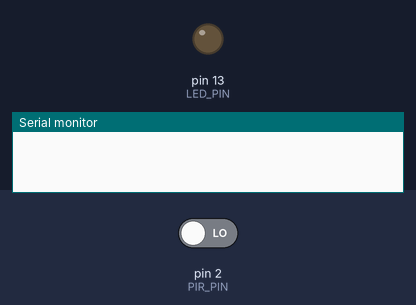
Recording of a sketch running on a simulated Arduino Uno, built with avr-gcc and run on an emulated ATmega328P. Shown: output pins drawn as LEDs (lit = HIGH), the last lines printed to the serial monitor. Inputs (shaded band) come from the test bench; at power-on: pin 2 (PIR_PIN) LOW.

Above: at 1.2 s.
1.3 s: pin 2 (PIR_PIN) driven HIGH
At 2.5 s:
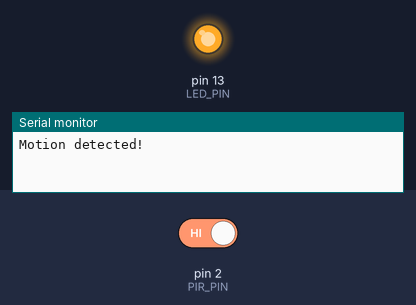
2.8 s: pin 2 (PIR_PIN) driven LOW
At 4.2 s:
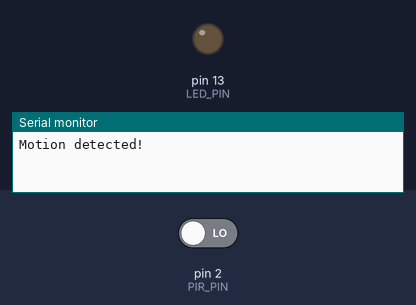
Timing chart, 0 to 5.8 s (numbered marks = the images above; inputs shaded):
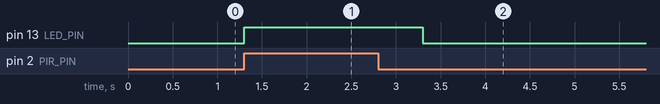

The sketch:

pir.ino
```cpp
// (licence header left out)
#define PIR_PIN 2
#define LED_PIN 13

void setup()
{
  Serial.begin(115200);

  pinMode(PIR_PIN, INPUT);
  pinMode(LED_PIN, OUTPUT);
}

void loop()
{
    int motion = digitalRead(PIR_PIN);

    if (motion == HIGH) {
        Serial.println("Motion detected!");

        digitalWrite(LED_PIN, HIGH);

        delay(2000);
    } else {
        digitalWrite(LED_PIN, LOW);
    }
}
```

Measured:
- after the input at 1.3 s, pin 13 (LED_PIN): LOW → HIGH at once
- after the input at 2.8 s, pin 13 (LED_PIN): HIGH → LOW after 0.50 s
